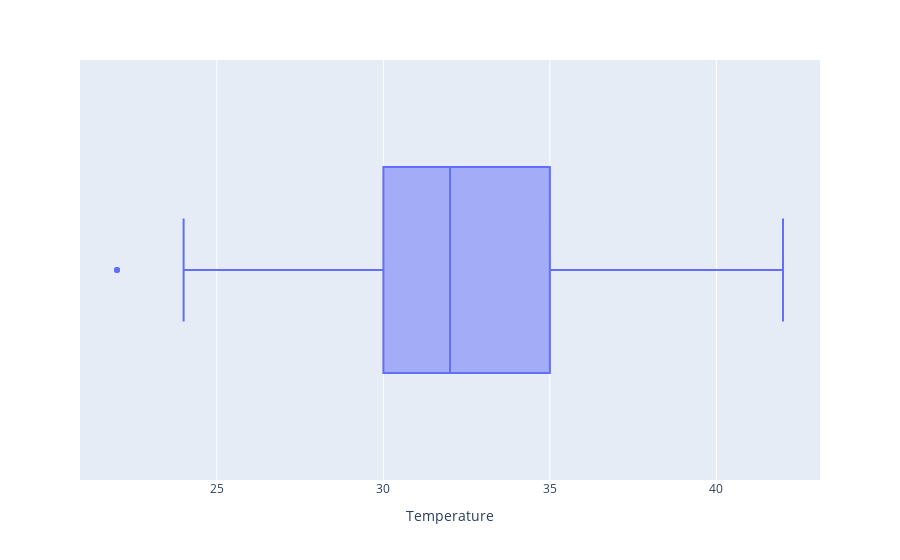

The notebook cell saved with this chart:
### Code cell
px.box(data_frame=df,x="Temperature")

### Figure 1 — Plotly figure (JSON) as saved in the notebook; plotly's stock layout.template omitted (floating-point values rounded to 4 significant figures; data arrays with more than 128 entries replaced by an {"elided": "..."} marker saying what was removed)
{"data": [{"alignmentgroup": "True", "hovertemplate": "Temperature=%{x}<extra></extra>", "legendgroup": "", "marker": {"color": "#636efa"}, "name": "", "notched": false, "offsetgroup": "", "orientation": "h", "showlegend": false, "type": "box", "x": {"elided": "243 int values"}, "x0": " ", "xaxis": "x", "y0": " ", "yaxis": "y"}], "layout": {"boxmode": "group", "legend": {"tracegroupgap": 0}, "margin": {"t": 60}, "xaxis": {"anchor": "y", "domain": [0, 1], "title": {"text": "Temperature"}}, "yaxis": {"anchor": "x", "domain": [0, 1]}}}
